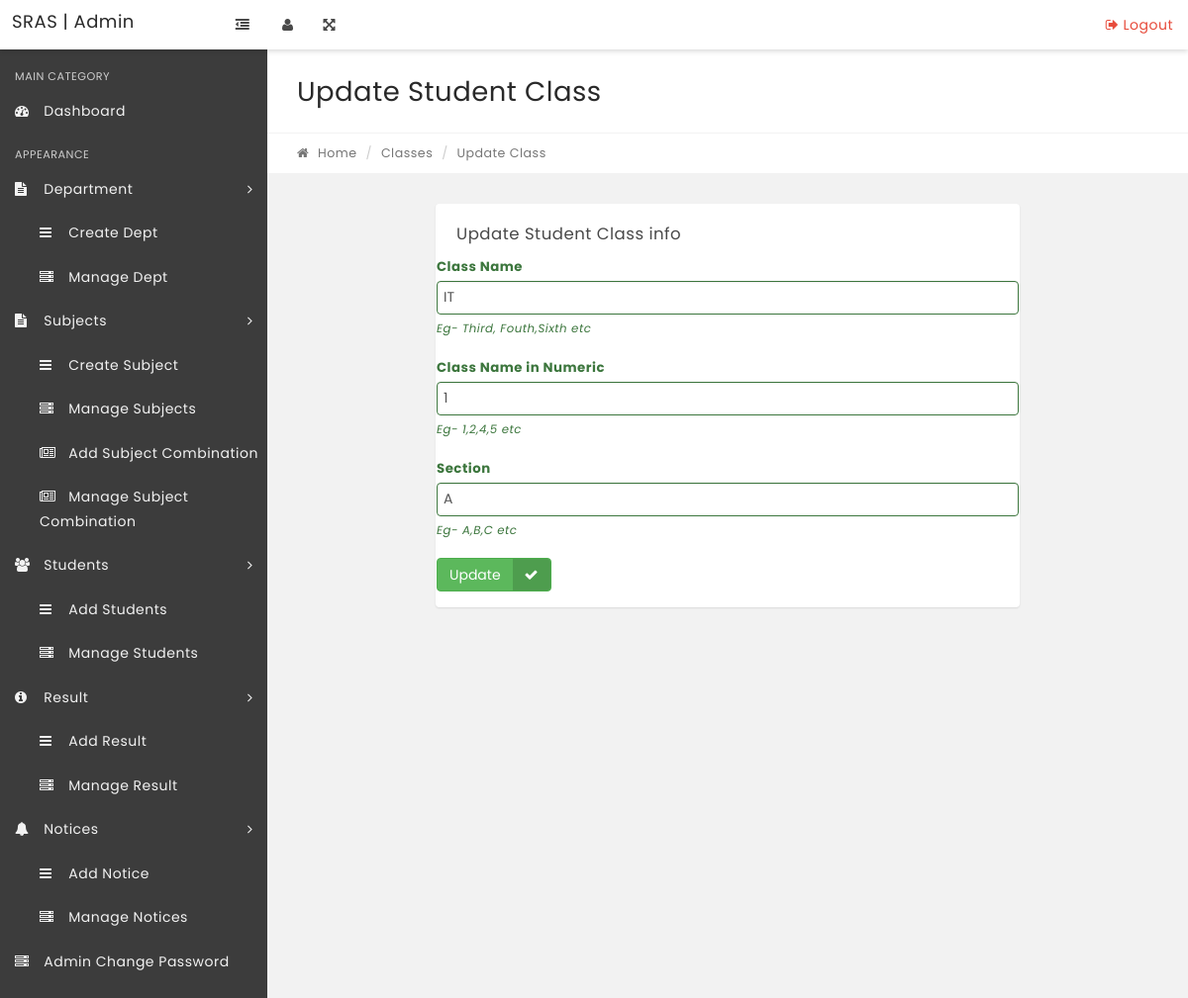
Page /edit-class.php?classid=1 on the committed database.
### tables this page shows
CREATE TABLE `tblclasses` (
  `id` int(11) NOT NULL,
  `ClassName` varchar(80) DEFAULT NULL,
  `ClassNameNumeric` int(4) DEFAULT NULL,
  `Section` varchar(5) DEFAULT NULL,
  `CreationDate` timestamp NULL DEFAULT current_timestamp(),
  `UpdationDate` timestamp NULL DEFAULT NULL
);

### edit-class.php (the view, shortened to what this page needs)
<?php
include('includes/config.php');
if(strlen($_SESSION['alogin'])=="")
    {
    header("Location: index.php");
    }
    else{
?>
<!DOCTYPE html>
<html lang="en">
    <head>
        <link rel="stylesheet" href="css/bootstrap.css" media="screen" >
        <link rel="stylesheet" href="css/font-awesome.min.css" media="screen" >
        <link rel="stylesheet" href="css/animate-css/animate.min.css" media="screen" >
        <link rel="stylesheet" href="css/lobipanel/lobipanel.min.css" media="screen" >
        <link rel="stylesheet" href="css/prism/prism.css" media="screen" >
        <link rel="stylesheet" href="css/main.css" media="screen" >
    </head>
    <body class="top-navbar-fixed">
        <div class="main-wrapper">
            <?php include('includes/topbar.php');?>
            <div class="content-wrapper">
                <div class="content-container">
<?php include('includes/leftbar.php');?>
                    <div class="main-page">
                        <div class="container-fluid">
                            <div class="row page-title-div">
                                <div class="col-md-6">
                                    <h2 class="title">Update Student Class</h2>
                                </div>
                            </div>
                            <div class="row breadcrumb-div">
                                <div class="col-md-6">
                                    <ul class="breadcrumb">
            							<li><a href="dashboard.php"><i class="fa fa-home"></i> Home</a></li>
            							<li><a href="#">Classes</a></li>
            							<li class="active">Update Class</li>
            						</ul>
                                </div>
                            </div>
                        </div>
                        <section class="section">
                            <div class="container-fluid">
                                <div class="row">
                                    <div class="col-md-8 col-md-offset-2">
                                        <div class="panel">
                                            <div class="panel-heading">
                                                <div class="panel-title">
                                                    <h5>Update Student Class info</h5>
                                                </div>
                                            </div>
                                                <form method="post">
<?php
$cid=intval($_GET['classid']);
$sql = "SELECT * from tblclasses where id=:cid";
$query = $dbh->prepare($sql);
$query->bindParam(':cid',$cid,PDO::PARAM_STR);
$query->execute();
$results=$query->fetchAll(PDO::FETCH_OBJ);
if($query->rowCount() > 0)
{
foreach($results as $result)
{   ?>
                                                    <div class="form-group has-success">
                                                        <label for="success" class="control-label">Class Name</label>
                                                		<div class="">
                                                			<input type="text" name="classname" value="<?php echo htmlentities($result->ClassName);?>" required="required" class="form-control" id="success">
                                                            <span class="help-block">Eg- Third, Fouth,Sixth etc</span>
                                                		</div>
                                                	</div>
                                                       <div class="form-group has-success">
                                                        <label for="success" class="control-label">Class Name in Numeric</label>
                                                        <div class="">
                                                            <input type="number" name="classnamenumeric" value="<?php echo htmlentities($result->ClassNameNumeric);?>" required="required" class="form-control" id="success">
                                                            <span class="help-block">Eg- 1,2,4,5 etc</span>
                                                        </div>
                                                    </div>
                                                     <div class="form-group has-success">
                                                        <label for="success" class="control-label">Section</label>
                                                        <div class="">
                                                            <input type="text" name="section" value="<?php echo htmlentities($result->Section);?>" class="form-control" required="required" id="success">
                                                            <span class="help-block">Eg- A,B,C etc</span>
                                                        </div>
                                                    </div>
                                                    <?php }} ?>
  <div class="form-group has-success">
                                                        <div class="">
                                                           <button type="submit" name="update" class="btn btn-success btn-labeled">Update<span class="btn-label btn-label-right"><i class="fa fa-check"></i></span></button>
                                                    </div>
                                                </form>
                                            </div>
                                        </div>
                                    </div>
                                </div>
                            </div>
                    </div>
                </div>
            </div>
    </body>
</html>
<?php  } ?>

### rows in the picture
tblclasses: classname "IT", classnamenumeric "1", section "A"
